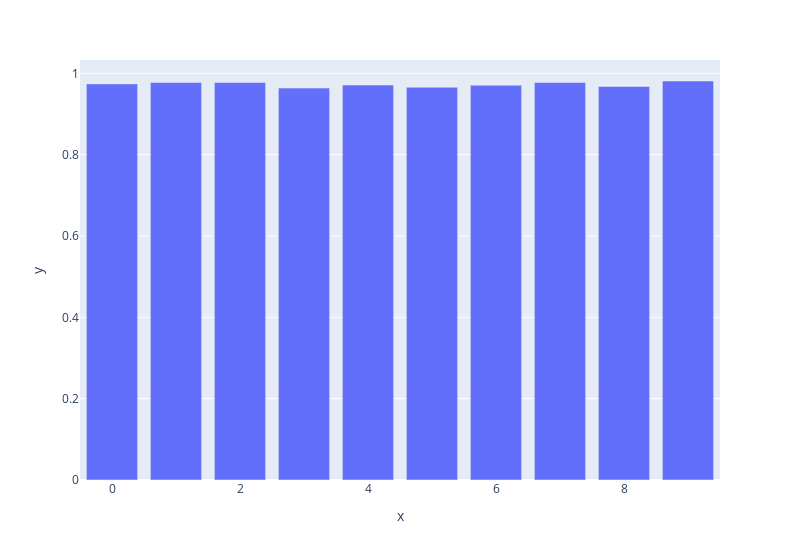

Here is the notebook cell this chart was saved with:
### Code cell
# validação cruzada
val_cruzada  = cross_validate(xgb_model, X_train, y_train, cv=10, scoring="f1_weighted", fit_params={ "sample_weight" :weight_train})
val_cruzada_df = pd.DataFrame(val_cruzada)
px.bar(x=val_cruzada_df.index, y=val_cruzada_df.test_score, width=800)

### Figure 1 — Plotly figure (JSON) as saved in the notebook; plotly's stock layout.template omitted (floating-point values rounded to 4 significant figures)
{"data": [{"alignmentgroup": "True", "hovertemplate": "x=%{x}<br>y=%{y}<extra></extra>", "legendgroup": "", "marker": {"color": "#636efa", "pattern": {"shape": ""}}, "name": "", "offsetgroup": "", "orientation": "v", "showlegend": false, "textposition": "auto", "type": "bar", "x": [0, 1, 2, 3, 4, 5, 6, 7, 8, 9], "xaxis": "x", "y": [0.9739, 0.9774, 0.9774, 0.9636, 0.9711, 0.9657, 0.9708, 0.9775, 0.9677, 0.9811], "yaxis": "y"}], "layout": {"barmode": "relative", "legend": {"tracegroupgap": 0}, "margin": {"t": 60}, "width": 800, "xaxis": {"anchor": "y", "domain": [0, 1], "title": {"text": "x"}}, "yaxis": {"anchor": "x", "domain": [0, 1], "title": {"text": "y"}}}}
